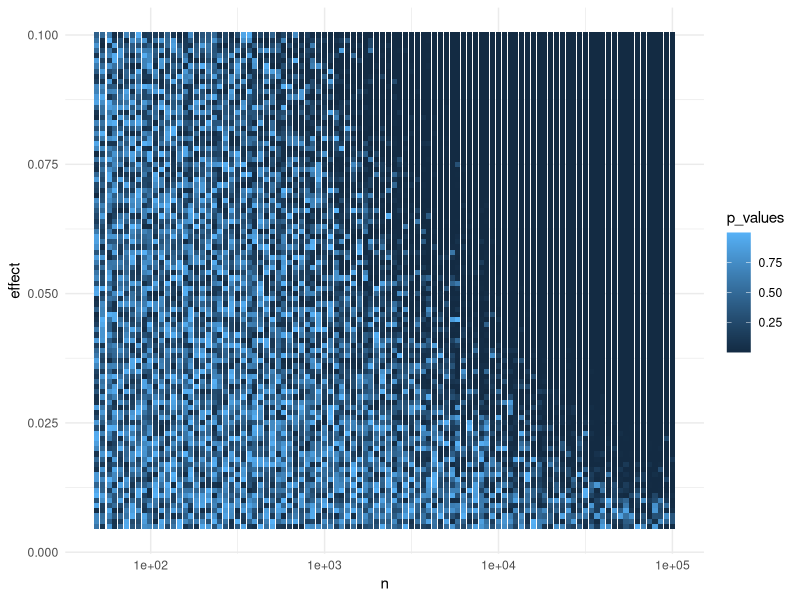
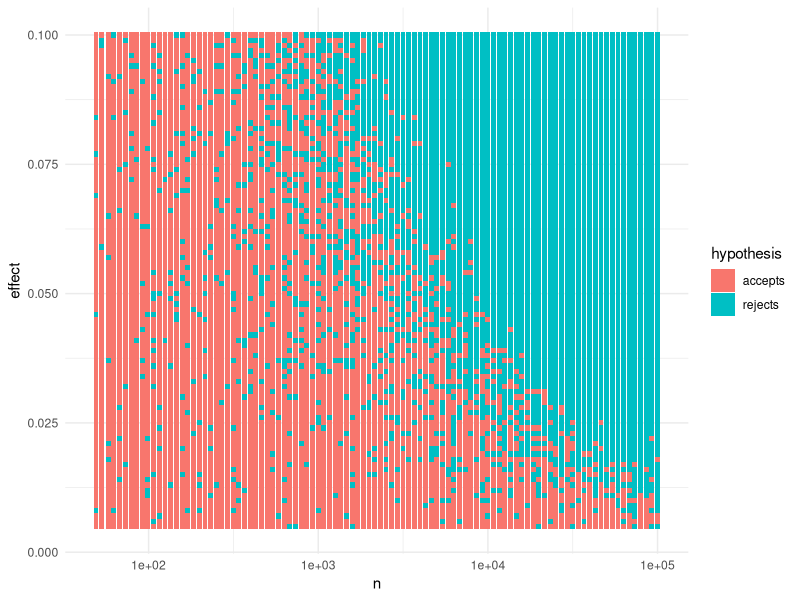
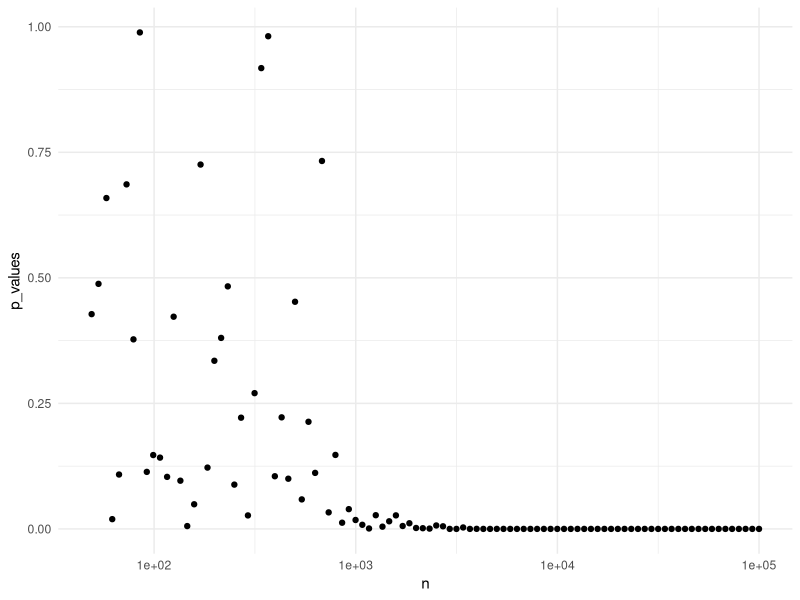

These figures' R source, in order:


library(dplyr)
library(purrr)
library(ggplot2)

theme_set(theme_minimal())


n <- 1000
effect <- 0.1

t_test_value <- function(n, effect, n_tries = 100) {
  # p_values <- map_dbl(
  #   1:n_tries, function(x) t.test(rnorm(n), rnorm(n, effect))$p.value
  #   )
  # 
  # mean(p_values)
  t.test(rnorm(n), rnorm(n, effect))$p.value
  
}


lseq <- function(from=1, to=100000, length.out=6) {
  # logarithmic spaced sequence
  # blatantly stolen from library("emdbook"), because need only this
  exp(seq(log(from), log(to), length.out = length.out))
}

results_tbl <- expand.grid(
  as.integer(lseq(50, 1e5, 100)),
  5:100 * 0.001
)
names(results_tbl) <- c("n", "effect")

p_values <- map2_dbl(
  .x = results_tbl$n,
  .y = results_tbl$effect,
  t_test_value
)

results_tbl$p_values <- p_values
results_tbl$hypothesis <- 
  if_else(results_tbl$p_values < 0.05, 'rejects', 'accepts')

ggplot(results_tbl, aes(x = n, y = effect, fill = p_values)) + 
  geom_tile() + 
  scale_x_log10()


ggplot(results_tbl, aes(x = n, y = effect, fill = hypothesis)) + 
  geom_tile() + 
  scale_x_log10()

ggplot(results_tbl %>% filter(effect == 0.1), 
       aes(x = n, y = p_values)) + 
  geom_point() + 
  scale_x_log10()
